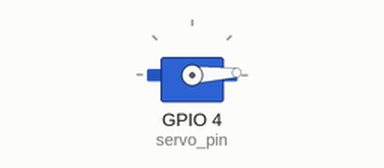
This sketch was run on a simulated ESP32. Parts: servo.

Above: at 0.05 s.
At 1.0 s:
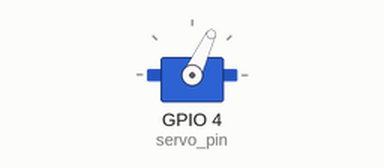
At 1.95 s:
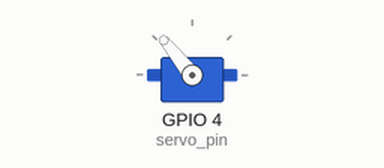
At 3.85 s:
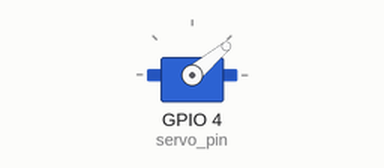
Timing chart, 0 to 6.3 s (numbered marks = the images above):
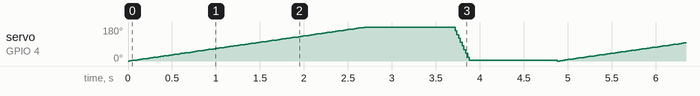

The sketch:

Servo_practica02.ino
```cpp
#include "ESP32Servo.h"

//int servo_pin = 9;  // for Arduino microcontroller
//int servo_pin = D7;  // for ESP8266 microcontroller
int servo_pin = 4;  // for ESP32 microcontroller

Servo myservo;
int angle = 0;

void setup()
{
  myservo.attach(servo_pin);
}

void loop()
{ // move from 0 to 180 degrees with a positive angle of 1
  for(angle = 0; angle < 180; angle += 1)
  {
    myservo.write(angle);
    delay(15);
  }

  delay(1000);

  // move from 180 to 0 degrees with a negative angle of 5
  for(angle = 180; angle>=1; angle-=5)
  {
    myservo.write(angle);
    delay(5);
  }

    delay(1000);
}
```
